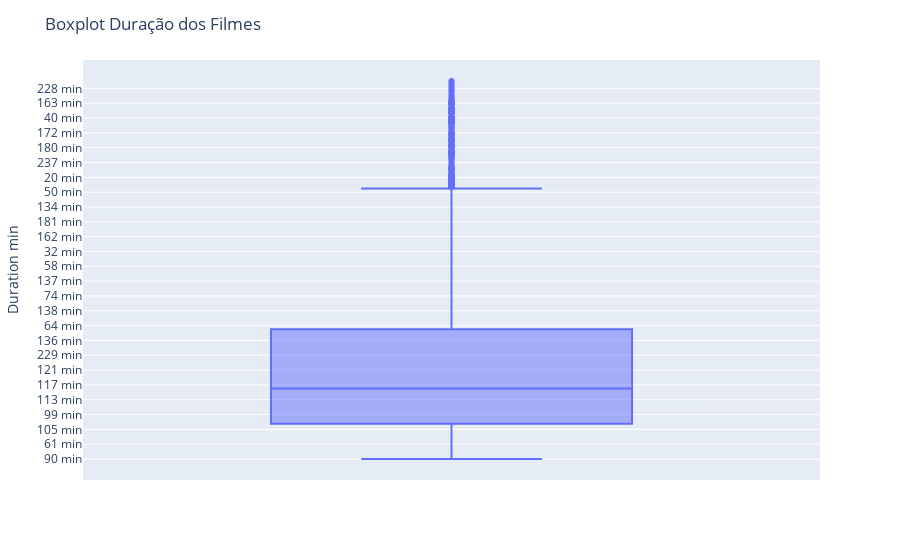

Notebook source saved alongside this figure:
### Code cell
fig = px.box(filmes, y = "duration_min")
fig.update_layout(title_text="Boxplot Duração dos Filmes",
                  yaxis=dict(title_text="Duration min"))
fig.show()

### Figure 1 — Plotly figure (JSON) as saved in the notebook; plotly's stock layout.template omitted (floating-point values rounded to 4 significant figures; data arrays with more than 128 entries replaced by an {"elided": "..."} marker saying what was removed)
{"data": [{"alignmentgroup": "True", "hovertemplate": "duration_min=%{y}<extra></extra>", "legendgroup": "", "marker": {"color": "#636efa"}, "name": "", "notched": false, "offsetgroup": "", "orientation": "v", "showlegend": false, "type": "box", "x0": " ", "xaxis": "x", "y": {"elided": "6131 str values"}, "y0": " ", "yaxis": "y"}], "layout": {"autosize": true, "boxmode": "group", "legend": {"tracegroupgap": 0}, "margin": {"t": 60}, "title": {"text": "Boxplot Duração dos Filmes"}, "xaxis": {"anchor": "y", "autorange": true, "domain": [0, 1], "range": [-0.5, 0.5], "type": "category"}, "yaxis": {"anchor": "x", "autorange": true, "domain": [0, 1], "range": [-11.33, 215.3], "title": {"text": "Duration min"}, "type": "category"}}}
